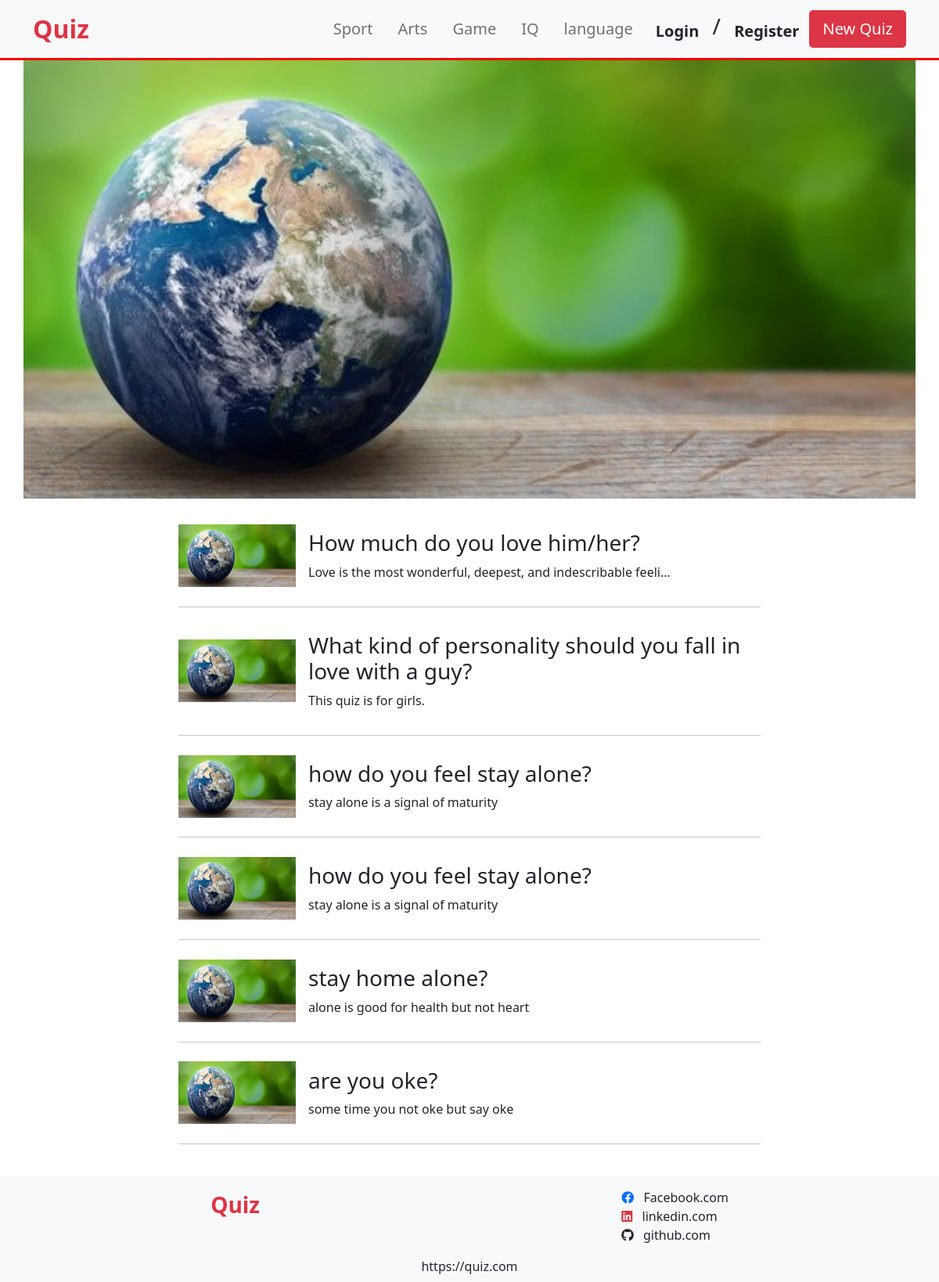
The page / on the database its author committed.
### quiz/models.py (models this page shows, shortened)
class Quiz(models.Model):
    title = models.CharField(max_length=100)
    describe = models.CharField(max_length=200)
    create_date = models.DateField(default=timezone.now)
    owner = models.ForeignKey(User, on_delete=CASCADE, default=1)

### home/views.py (the view)
# urls.py: path('', views.HomeView.as_view(), name="index")
class HomeView(generic.ListView):
    model = Quiz
    template_name = 'home/home.html'

### home/templates/home/home.html
{% extends 'home/base.html' %}
{% block content %}
<div class="py-4 container">
    <div class="col-12 col-lg-8 mx-auto">
        {% for quiz in quiz_list %}
        <div class="card border-0">
            <div class="d-flex">
                <img src="/static/img/bg.jpg" class="align-self-center" style="width: 150px; height: 80px" />
                <a class="card-body row text-decoration-none text-dark" href="{% url 'quiz:detail' quiz.id %}">
                    <h3 class="card-title col-12">{{quiz.title}}</h3>
                    <p class="card-text text-truncate col-10">{{ quiz.describe}}</p>
                </a>
            </div>
        </div>
        <hr />
        {% endfor %}
    </div>
</div>
{% endblock %}

### home/templates/home/base.html (shortened to what this page needs)
<!DOCTYPE html>
<html>
<head>
    <link href="https://cdn.jsdelivr.net/npm/bootstrap@5.0.1/dist/css/bootstrap.min.css" rel="stylesheet"
>
    <link rel="stylesheet" href="https://pro.fontawesome.com/releases/v5.10.0/css/all.css"
 />
</head>
<body>
    <div class="navbar navbar-expand-lg navbar-light bg-light" style="border-bottom: 3px solid red;">
        <div class="container">
            <a class="navbar-brand fs-2 fw-bold text-danger" href="{% url 'home:index' %}">Quiz</a>
            <div class="collapse navbar-collapse justify-content-end" id="navbarSupportedContent">
                <ul class="navbar-nav">
                    <li class="nav-item mx-2"><a class="nav-link fs-5" href="#">Sport</a></li>
                    <li class="nav-item mx-2"><a class="nav-link fs-5" href="#">Arts</a></li>
                    <li class="nav-item mx-2"><a class="nav-link fs-5" href="#">Game</a></li>
                    <li class="nav-item mx-2"><a class="nav-link fs-5" href="#">IQ</a></li>
                    <li class="nav-item mx-2"><a class="nav-link fs-5" href="#">language</a></li>
                </ul>
                <form class="d-flex align-items-center mb-0 ml-2">
                    {% if user.is_authenticated %}
                    <div class="fs-5 fw-bold">
                        {{user.username}}
                        <span class="fs-3">/</span>
                        <a role="button" class="btn fs-5 pl-0 fw-bold" href="{% url 'logout' %}">Logout</a>
                    </div>
                    {% else %}
                    <div>
                        <a role="button" class="btn fs-5 pr-0 fw-bold" href="{% url 'login' %}">Login</a>
                        <span class="fs-3">/</span>
                        <a role="button" class="btn fs-5 pl-0 fw-bold" href="{% url 'user:register' %}">Register</a>
                    </div>
                    {% endif %}
                    <a href="{% url 'make_quiz:create' %}" class="btn btn-danger btn-lg">New Quiz</a>
                </form>
            </div>
        </div>
    </div>
    {% load static %}
    <div class="container p-0"
        style="height: 70vh; background-image: url('{% static 'img/bg.jpg' %}'); background-size: cover; background-position: center;">
    </div>
    {% block content%}
    {% endblock%}
    <footer class="bg-light">
        <div class="container d-flex justify-content-around py-3">
            <div class="fs-3 fw-bold text-danger">Quiz</div>
            <div>
                <div role="button">
                    <span class="m-2"><i class="fab fa-facebook text-primary"></i></span>
                    Facebook.com
                </div>
                <div role="button">
                    <span class="m-2"><i class="fab fa-linkedin text-danger"></i></span>
                    linkedin.com
                </div>
                <div role="button">
                    <span class="m-2"><i class="fab fa-github"></i></span>
                    github.com
                </div>
            </div>
        </div>
        <p class="text-center mb-0 pb-2">https://quiz.com</p>
    </footer>
</body>
</html>

### rows shown on the page
Quiz: title "How much do you love him/her?", describe "Love is the most wonderful, deepest, and indescribable feeli…"
Quiz: title "What kind of personality should you fall in love with a guy?", describe "This quiz is for girls."
Quiz: title "how do you feel stay alone?", describe "stay alone is a signal of maturity"
Quiz: title "how do you feel stay alone?", describe "stay alone is a signal of maturity"
Quiz: title "stay home alone?", describe "alone is good for health but not heart"
Quiz: title "are you oke?", describe "some time you not oke but say oke"
